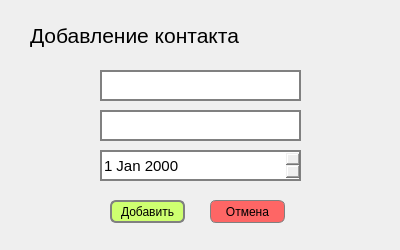
<?xml version="1.0" encoding="UTF-8"?>
<ui version="4.0">
 <class>Dialog</class>
 <widget class="QDialog" name="Dialog">
  <property name="geometry">
   <rect>
    <x>0</x>
    <y>0</y>
    <width>400</width>
    <height>250</height>
   </rect>
  </property>
  <property name="minimumSize">
   <size>
    <width>400</width>
    <height>250</height>
   </size>
  </property>
  <property name="maximumSize">
   <size>
    <width>400</width>
    <height>250</height>
   </size>
  </property>
  <property name="sizeIncrement">
   <size>
    <width>400</width>
    <height>250</height>
   </size>
  </property>
  <property name="baseSize">
   <size>
    <width>400</width>
    <height>250</height>
   </size>
  </property>
  <property name="windowTitle">
   <string>Dialog</string>
  </property>
  <widget class="QLabel" name="label">
   <property name="geometry">
    <rect>
     <x>30</x>
     <y>20</y>
     <width>320</width>
     <height>31</height>
    </rect>
   </property>
   <property name="styleSheet">
    <string notr="true">font-size: 16pt;</string>
   </property>
   <property name="text">
    <string>Добавление контакта</string>
   </property>
  </widget>
  <widget class="QLineEdit" name="userName">
   <property name="geometry">
    <rect>
     <x>100</x>
     <y>70</y>
     <width>201</width>
     <height>31</height>
    </rect>
   </property>
   <property name="styleSheet">
    <string notr="true">border: 2px solid  gray;
font-size:11pt;
 </string>
   </property>
  </widget>
  <widget class="QLineEdit" name="phone">
   <property name="geometry">
    <rect>
     <x>100</x>
     <y>110</y>
     <width>201</width>
     <height>31</height>
    </rect>
   </property>
   <property name="styleSheet">
    <string notr="true">border: 2px solid  gray;
font-size:11pt;
 </string>
   </property>
  </widget>
  <widget class="QDateEdit" name="birth_date">
   <property name="geometry">
    <rect>
     <x>100</x>
     <y>150</y>
     <width>201</width>
     <height>31</height>
    </rect>
   </property>
   <property name="styleSheet">
    <string notr="true">border: 2px solid  gray;
font-size:11pt;
 </string>
   </property>
  </widget>
  <widget class="QPushButton" name="sendButton">
   <property name="geometry">
    <rect>
     <x>110</x>
     <y>200</y>
     <width>75</width>
     <height>23</height>
    </rect>
   </property>
   <property name="styleSheet">
    <string notr="true">border-radius: 6px;
background-color: #CEFF70;
border: 2px solid  gray;</string>
   </property>
   <property name="text">
    <string>Добавить</string>
   </property>
  </widget>
  <widget class="QPushButton" name="cancelButton">
   <property name="geometry">
    <rect>
     <x>210</x>
     <y>200</y>
     <width>75</width>
     <height>23</height>
    </rect>
   </property>
   <property name="styleSheet">
    <string notr="true">border-radius: 6px;
background-color:#FE6665;
border: 1px solid  gray;</string>
   </property>
   <property name="text">
    <string>Отмена</string>
   </property>
  </widget>
 </widget>
 <resources/>
 <connections/>
</ui>
